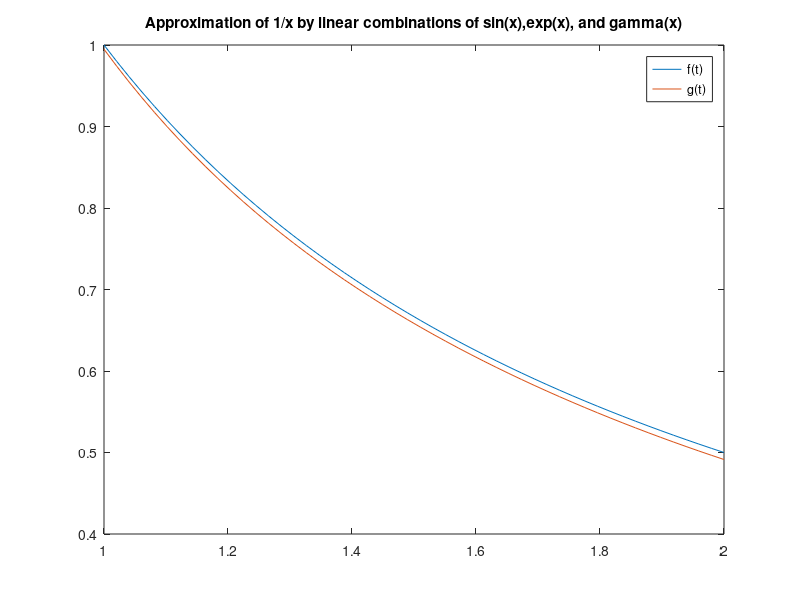

This figure's MATLAB source:
%%%%%%%%%%%%%%%%%%%%%%%%%%%
% Spring 2018 Math 8610 w/ Xue
%   Homework 2
%
% Problem
%   7 - Trefethen 11.2
%
% Function Dependencies
%   None
%
% Notes
%   Quite a terrible script.  But it got the job done. 
%
% Author
%   Trevor Squires
%%%%%%%%%%%%%%%%%%%%%%%%%%%

clear
clc
close all;

interval = [1,2];
n = 50;
t = linspace(interval(1),interval(2),n);
f = @(t) 1./t;


u1 = @(x) sin(x);
u2 = @(x) exp(x);
u3 = @(x) Gamma(x);

v1Norm = sqrt(integral(@(x) sin(x).^2,interval(1),interval(2)));
v1 = @(x) u1/v1Norm;

v2Coeff1 = integral(@(x) exp(x).*sin(x)/v1Norm,interval(1),interval(2))/v1Norm;

v2 = @(x) exp(x) - v2Coeff1*sin(x);
v2Norm = sqrt(integral(@(x)(exp(x) - v2Coeff1*sin(x)).^2,interval(1),interval(2)));

v3Coeff1 = integral(@(x) gamma(x).*sin(x)/v1Norm^2,interval(1),interval(2));
v3Coeff2 = integral(@(x) gamma(x).*(exp(x)-v2Coeff1.*sin(x))/v2Norm^2,interval(1),interval(2));
v3Norm = sqrt(integral(@(x) (gamma(x) - v3Coeff1*sin(x) - v3Coeff2*(exp(x) - v2Coeff1*sin(x))).^2,interval(1),interval(2)));

%% Form approximation
Coeff1 = integral(@(x) 1./x .* sin(x),interval(1),interval(2))/v1Norm^2;
Coeff2 = integral(@(x) 1./x .* (exp(x) - v2Coeff1*sin(x)),interval(1),interval(2))/v2Norm^2;
Coeff3 = integral(@(x) 1./x .* (gamma(x) - v3Coeff1*sin(x) - v3Coeff2*(exp(x) - v2Coeff1*sin(x))),interval(1),interval(2))/v3Norm^2;

g = @(x) Coeff1*sin(x)/v1Norm + Coeff2*(exp(x) - v2Coeff1*sin(x)) + Coeff3*(gamma(x) - v3Coeff1*sin(x) - v3Coeff2*(exp(x) + v2Coeff1*sin(x)));
ft = f(t);
gt = g(t);
plot(t,ft,t,gt)
legend ('f(t)','g(t)')
title('Approximation of 1/x by linear combinations of sin(x),exp(x), and gamma(x)')



